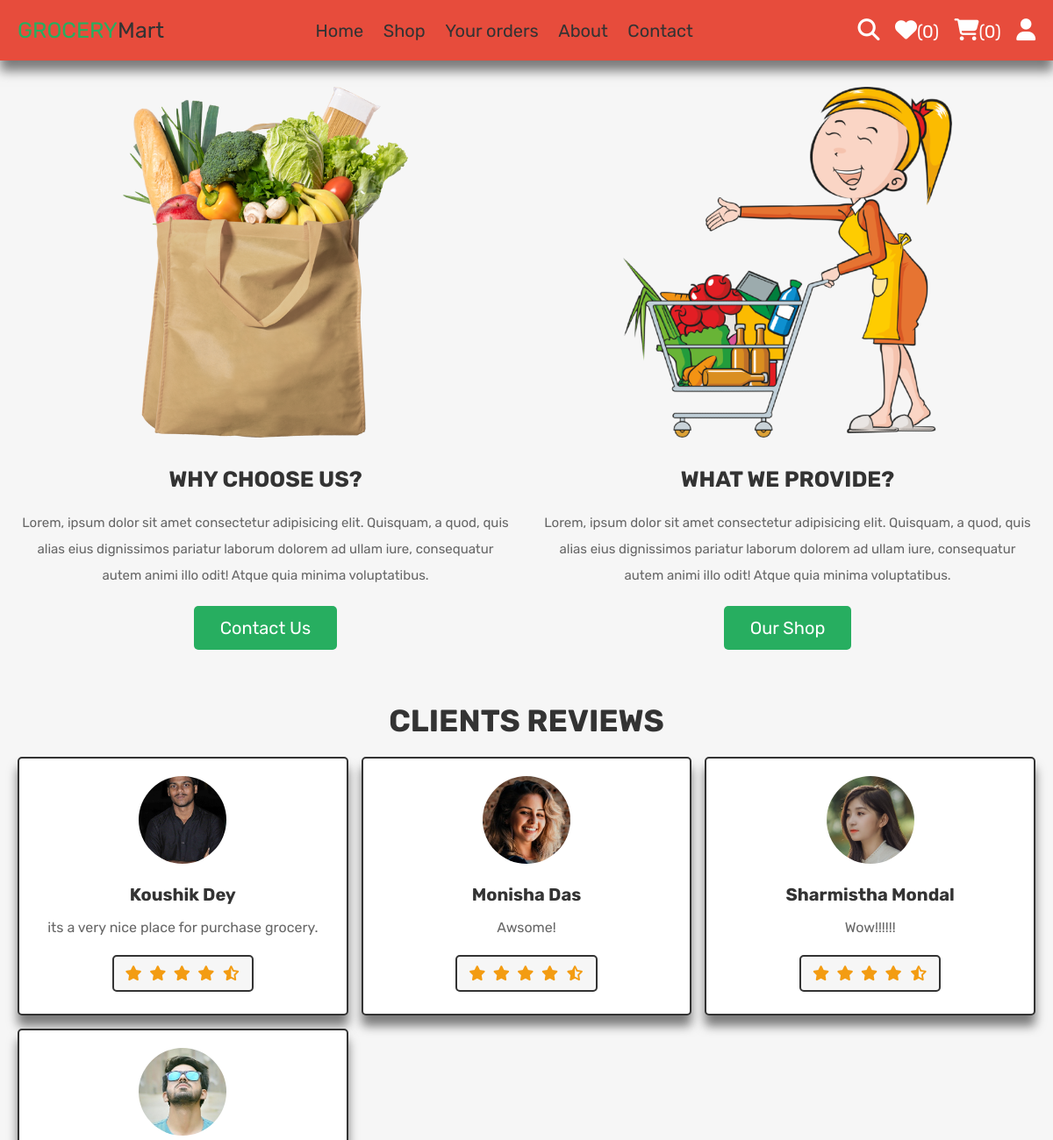
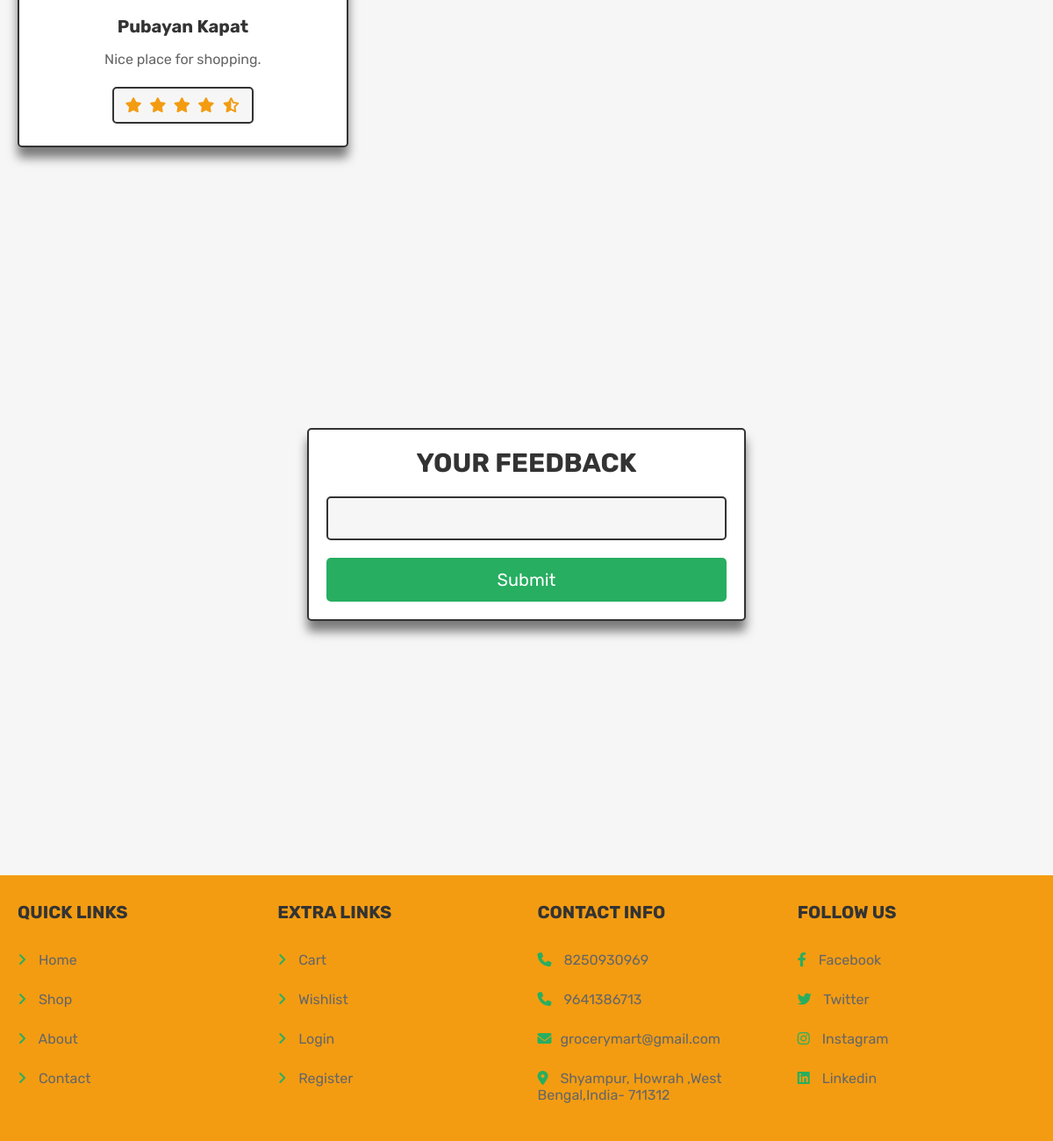
/about.php (signed in), run on the app's committed database (2 pictures, top to bottom).
### tables this page shows
CREATE TABLE `reviews` (
  `id` int(100) NOT NULL,
  `review` varchar(200) NOT NULL
);

CREATE TABLE `users` (
  `id` int(100) NOT NULL,
  `name` varchar(100) NOT NULL,
  `email` varchar(100) NOT NULL,
  `password` varchar(100) NOT NULL,
  `user_type` varchar(20) NOT NULL DEFAULT 'user',
  `image` varchar(100) NOT NULL,
  `ph_no` varchar(12) NOT NULL
);

### about.php (the view, shortened to what this page needs)
<?php
@include 'config.php';
?>
<!DOCTYPE html>
<html lang="en">
<head>
   <link rel="stylesheet" href="https://cdnjs.cloudflare.com/ajax/libs/font-awesome/6.1.1/css/all.min.css">
   <link rel="stylesheet" href="css/style.css">
</head>
<body>
<?php include 'header.php'; ?>
<section class="about">
   <div class="row">
      <div class="box">
         <img src="images/about-img-1.png" alt="">
         <h3>why choose us?</h3>
         <p>Lorem, ipsum dolor sit amet consectetur adipisicing elit. Quisquam, a quod, quis alias eius dignissimos pariatur laborum dolorem ad ullam iure, consequatur autem animi illo odit! Atque quia minima voluptatibus.</p>
         <a href="contact.php" class="btn">contact us</a>
      </div>
      <div class="box">
         <img src="images/about-img-2.png" alt="">
         <h3>what we provide?</h3>
         <p>Lorem, ipsum dolor sit amet consectetur adipisicing elit. Quisquam, a quod, quis alias eius dignissimos pariatur laborum dolorem ad ullam iure, consequatur autem animi illo odit! Atque quia minima voluptatibus.</p>
         <a href="home.php" class="btn">our shop</a>
      </div>
   </div>
</section>
<section class="reviews">
   <h1 class="title">clients reviews</h1>
   <div class="box-container">
   <?php
      $select_reviews = $conn->prepare("SELECT * FROM `reviews` ORDER BY RAND() LIMIT 6");
      $select_reviews->execute();
      if($select_reviews->rowCount() > 0){
         while($fetch_reviews = $select_reviews->fetch(PDO::FETCH_ASSOC)){
            $rev_id=$fetch_reviews['id'];
            $select_des= $conn->prepare("SELECT `id`,`name`,`image` FROM `users` WHERE id=$rev_id");
            $select_des->execute();
            $fetch_des = $select_des->fetch(PDO::FETCH_ASSOC);
   ?>
      <div class="box">
         <img src="uploaded_img/<?=$fetch_des['image']?>" alt="">
         <h3><?=$fetch_des['name']?></h3>
         <p><?= $fetch_reviews['review']?></p>
         <div class="stars">
            <i class="fas fa-star"></i>
            <i class="fas fa-star"></i>
            <i class="fas fa-star"></i>
            <i class="fas fa-star"></i>
            <i class="fas fa-star-half-alt"></i>
         </div>
      </div>
   <?php
      }
   }else{
      echo '<p class="empty">no reviews available now!</p>';
   }
   ?>
   </div>
</section>
<section class="form-container">
   <form action="" method="POST">
      <h3>Your feedback</h3>
      <input type="textarea" name="rev" class="box">
      <input type="submit" value="submit" name="sub" class="btn">
   </form>
</section>
<?php include 'footer.php'; ?>
</body>
</html>

### css/style.css (style rules this page uses)
.about .row { display: flex; flex-wrap: wrap; gap:3rem; align-items: center; }
.about .row .box { flex:1 1 40rem; text-align: center; }
.about .row .box img { margin-bottom: 2rem; height: 40rem; }
.about .row .box h3 { padding:1rem 0; font-size: 2.5rem; text-transform: uppercase; color:var(--black); }
.about .row .box p { line-height: 2; font-size: 1.5rem; color:var(--light-color); padding:1rem 0; }
.about .row .box .btn { display: inline-block; width: auto; }
.reviews .box-container { display: grid; grid-template-columns: repeat(auto-fit, minmax(30rem, 1fr)); gap:1.5rem; justify-content: center; align-items: flex-start; }
.reviews .box-container .box { padding:2rem; text-align: center; border:var(--border); background-color: var(--white); box-shadow: var(--box-shadow); border-radius: .5rem; }
.reviews .box-container .box img { height: 10rem; width: 10rem; border-radius: 50%; margin-bottom: 1rem; object-fit: cover; }
.reviews .box-container .box p { padding:1rem 0; font-size: 1.6rem; color:var(--light-color); line-height: 2; }
.reviews .box-container .box .stars { display: inline-block; padding:1rem; background-color: var(--light-bg); border:var(--border); border-radius: .5rem; margin:.5rem 0; }
.reviews .box-container .box .stars i { font-size: 1.7rem; color:var(--orange); margin:0 .3rem; }
.reviews .box-container .box h3 { margin-top: 1rem; color:var(--black); font-size: 2rem; }

### css/components.css (style rules this page uses)
:root { --green:#27ae60; --orange:#f39c12; --red:#e74c3c; --black:#333; --light-color:#666; --white:#fff; --light-bg:#f6f6f6; --border:.2rem solid var(--black); --box-shadow:0 1.2rem 1.2rem rgba(0,0,0,.5); }
* { font-family: 'Rubik', sans-serif; margin:0; padding:0; box-sizing: border-box; outline: none; border:none; text-decoration: none; color:var(--black); }
body { background-color: var(--light-bg); }
html { font-size: 62.5%; overflow-x: hidden; scroll-behavior: smooth; scroll-padding-top: 6.5rem; }
section { padding:3rem 2rem; max-width: 1200px; margin:0 auto; }
.btn, .delete-btn, .option-btn { display: block; width: 100%; margin-top: 1rem; border-radius: .5rem; color:var(--white); font-size: 2rem; padding:1.3rem 3rem; text-transform: capitalize; cursor: pointer; text-align: center; }
.btn { background-color: var(--green); }
.title { text-align: center; margin-bottom: 2rem; text-transform: uppercase; color:var(--black); font-size: 3.5rem; }
.form-container { min-height: 100vh; display: flex; align-items: center; justify-content: center; }
.form-container form { width: 50rem; background-color: var(--white); border-radius: .5rem; box-shadow: var(--box-shadow); border:var(--border); text-align: center; padding:2rem; }
.form-container form h3 { font-size: 3rem; color:var(--black); margin-bottom: 1rem; text-transform: uppercase; }
.form-container form .box { width: 100%; margin:1rem 0; border-radius: .5rem; border:var(--border); padding:1.2rem 1.4rem; font-size: 1.8rem; color:var(--black); background-color: var(--light-bg); }

### data on the page
reviews: users.image (picture), users.name "Koushik Dey", review "its a very nice place for purchase grocery."
reviews: users.image (picture), users.name "Monisha Das", review "Awsome!"
reviews: users.image (picture), users.name "Sharmistha Mondal", review "Wow!!!!!!"
reviews: users.image (picture), users.name "Pubayan Kapat", review "Nice place for shopping."

### other printed values
$count_wishlist_items->rowCount() "0"
$count_cart_items->rowCount() "0"
